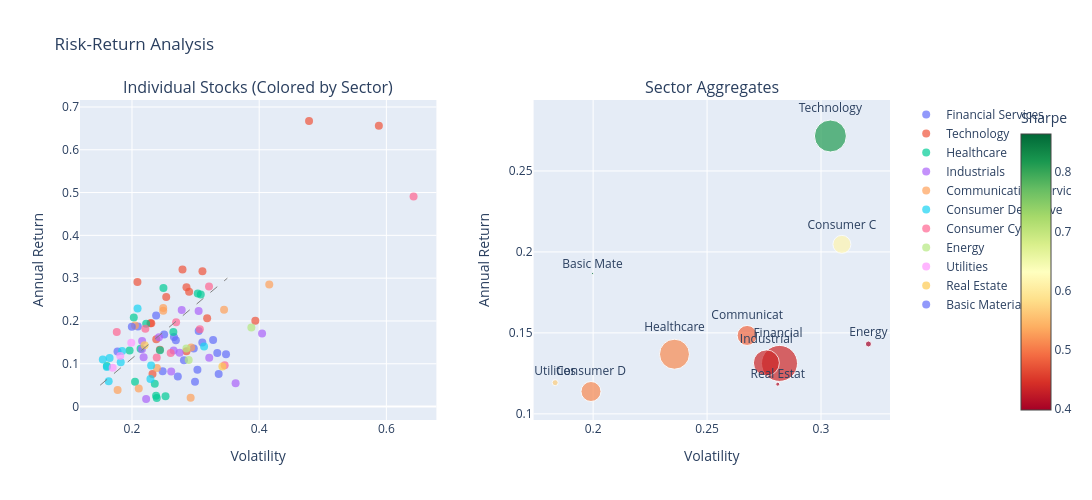

Source (notebook cell):
### Markdown cell above
### 4.4 Risk-Return Scatter

### Code cell
fig = make_subplots(
    rows=1, cols=2,
    subplot_titles=('Individual Stocks (Colored by Sector)', 'Sector Aggregates'),
    horizontal_spacing=0.12
)

# 1. Individual stocks scatter
for sector in sectors.keys():
    sector_stocks = sector_summary[sector_summary['Sector'] == sector]
    fig.add_trace(
        go.Scatter(
            x=sector_stocks['Annual Volatility'],
            y=sector_stocks['Annual Return'],
            mode='markers',
            name=sector[:20],  # Truncate long names
            marker=dict(size=8, opacity=0.7),
            text=sector_stocks['Ticker'],
            hovertemplate='%{text}<br>Return: %{y:.1%}<br>Vol: %{x:.1%}'
        ),
        row=1, col=1
    )

# 2. Sector-level scatter
fig.add_trace(
    go.Scatter(
        x=sector_performance['Volatility'],
        y=sector_performance['Return'],
        mode='markers+text',
        text=[s[:10] for s in sector_performance.index],
        textposition='top center',
        marker=dict(
            size=sector_performance['Count']*2,  # Size by number of stocks
            color=sector_performance['Sharpe'],
            colorscale='RdYlGn',
            showscale=True,
            colorbar=dict(title="Sharpe", x=1.15)
        ),
        showlegend=False,
        hovertemplate='%{text}<br>Return: %{y:.1%}<br>Vol: %{x:.1%}<br>Stocks: %{marker.size}'
    ),
    row=1, col=2
)

# Add efficient frontier reference line (approximation)
fig.add_shape(type="line", row=1, col=1,
    x0=0.15, y0=0.05, x1=0.35, y1=0.30,
    line=dict(color="gray", width=1, dash="dash")
)

fig.update_xaxes(title_text="Volatility", row=1, col=1)
fig.update_xaxes(title_text="Volatility", row=1, col=2)
fig.update_yaxes(title_text="Annual Return", row=1, col=1)
fig.update_yaxes(title_text="Annual Return", row=1, col=2)

fig.update_layout(height=500, width=1200, title_text="Risk-Return Analysis")
fig.show()

### Figure 1 — Plotly figure (JSON) as saved in the notebook; plotly's stock layout.template omitted (floating-point values rounded to 4 significant figures)
{"data": [{"hovertemplate": "%{text}<br>Return: %{y:.1%}<br>Vol: %{x:.1%}", "marker": {"opacity": 0.7, "size": 8}, "mode": "markers", "name": "Financial Services", "text": ["AIG", "AXP", "BAC", "BK", "BLK", "BRK-B", "C", "COF", "GS", "JPM", "MA", "MET", "MS", "PYPL", "SCHW", "USB", "V", "WFC"], "type": "scatter", "x": [0.3029, 0.269, 0.3106, 0.2482, 0.2659, 0.1772, 0.3363, 0.3341, 0.2971, 0.2506, 0.238, 0.2817, 0.3048, 0.3478, 0.3275, 0.2721, 0.2093, 0.2991], "xaxis": "x", "y": [0.08596, 0.1551, 0.1499, 0.08242, 0.1626, 0.1287, 0.07589, 0.1252, 0.1358, 0.1683, 0.2129, 0.1081, 0.1763, 0.1224, 0.1554, 0.07024, 0.1873, 0.05823], "yaxis": "y"}, {"hovertemplate": "%{text}<br>Return: %{y:.1%}<br>Vol: %{x:.1%}", "marker": {"opacity": 0.7, "size": 8}, "mode": "markers", "name": "Technology", "text": ["AAPL", "ACN", "ADBE", "AMD", "AVGO", "CRM", "CSCO", "IBM", "INTC", "INTU", "MSFT", "NOW", "NVDA", "ORCL", "QCOM", "TXN"], "type": "scatter", "x": [0.2898, 0.2303, 0.2857, 0.5882, 0.2794, 0.3182, 0.2438, 0.2323, 0.2857, 0.2538, 0.2085, 0.3108, 0.4784, 0.2382, 0.3939, 0.229], "xaxis": "x", "y": [0.2682, 0.1946, 0.279, 0.6564, 0.3202, 0.2061, 0.1329, 0.07634, 0.1291, 0.2558, 0.2908, 0.3162, 0.6672, 0.1574, 0.2003, 0.1948], "yaxis": "y"}, {"hovertemplate": "%{text}<br>Return: %{y:.1%}<br>Vol: %{x:.1%}", "marker": {"opacity": 0.7, "size": 8}, "mode": "markers", "name": "Healthcare", "text": ["ABBV", "ABT", "AMGN", "BMY", "CVS", "DHR", "GILD", "ISRG", "JNJ", "LLY", "MDT", "MRK", "PFE", "TMO", "UNH"], "type": "scatter", "x": [0.2651, 0.2135, 0.244, 0.2378, 0.2527, 0.3081, 0.2389, 0.3034, 0.1605, 0.2495, 0.2047, 0.1963, 0.2358, 0.2223, 0.2028], "xaxis": "x", "y": [0.1741, 0.1352, 0.1316, 0.02509, 0.02417, 0.2619, 0.02027, 0.2643, 0.09502, 0.2771, 0.05769, 0.1311, 0.05325, 0.1934, 0.2081], "yaxis": "y"}, {"hovertemplate": "%{text}<br>Return: %{y:.1%}<br>Vol: %{x:.1%}", "marker": {"opacity": 0.7, "size": 8}, "mode": "markers", "name": "Industrials", "text": ["BA", "CAT", "DE", "EMR", "FDX", "GD", "GE", "HON", "LMT", "MMM", "RTX", "UNP", "UPS"], "type": "scatter", "x": [0.4045, 0.3048, 0.2782, 0.2655, 0.3214, 0.2183, 0.3629, 0.2157, 0.2159, 0.2222, 0.2616, 0.2424, 0.2749], "xaxis": "x", "y": [0.1709, 0.2233, 0.2254, 0.1309, 0.114, 0.1155, 0.05427, 0.1337, 0.1534, 0.01766, 0.08217, 0.1622, 0.1257], "yaxis": "y"}, {"hovertemplate": "%{text}<br>Return: %{y:.1%}<br>Vol: %{x:.1%}", "marker": {"opacity": 0.7, "size": 8}, "mode": "markers", "name": "Communication Servic", "text": ["CHTR", "CMCSA", "DIS", "GOOG", "GOOGL", "META", "NFLX", "T", "TMUS", "VZ"], "type": "scatter", "x": [0.293, 0.2391, 0.2922, 0.2491, 0.2491, 0.3448, 0.4158, 0.2106, 0.2046, 0.1774], "xaxis": "x", "y": [0.138, 0.08989, 0.02033, 0.2302, 0.224, 0.2261, 0.2853, 0.04226, 0.1896, 0.0384], "yaxis": "y"}, {"hovertemplate": "%{text}<br>Return: %{y:.1%}<br>Vol: %{x:.1%}", "marker": {"opacity": 0.7, "size": 8}, "mode": "markers", "name": "Consumer Defensive", "text": ["CL", "COST", "KO", "MDLZ", "MO", "PEP", "PG", "PM", "TGT", "WMT"], "type": "scatter", "x": [0.1633, 0.2087, 0.1605, 0.1823, 0.229, 0.1541, 0.1648, 0.2301, 0.3133, 0.1845], "xaxis": "x", "y": [0.0591, 0.229, 0.09244, 0.1037, 0.06447, 0.11, 0.1133, 0.09569, 0.1406, 0.1296], "yaxis": "y"}, {"hovertemplate": "%{text}<br>Return: %{y:.1%}<br>Vol: %{x:.1%}", "marker": {"opacity": 0.7, "size": 8}, "mode": "markers", "name": "Consumer Cyclical", "text": ["AMZN", "BKNG", "GM", "HD", "LOW", "MCD", "NKE", "SBUX", "TSLA"], "type": "scatter", "x": [0.3211, 0.3067, 0.3458, 0.221, 0.2694, 0.1761, 0.2608, 0.2389, 0.6428], "xaxis": "x", "y": [0.2803, 0.1808, 0.09629, 0.182, 0.1971, 0.1743, 0.1253, 0.1148, 0.4909], "yaxis": "y"}, {"hovertemplate": "%{text}<br>Return: %{y:.1%}<br>Vol: %{x:.1%}", "marker": {"opacity": 0.7, "size": 8}, "mode": "markers", "name": "Energy", "text": ["COP", "CVX", "XOM"], "type": "scatter", "x": [0.3877, 0.2856, 0.2892], "xaxis": "x", "y": [0.1847, 0.1357, 0.109], "yaxis": "y"}, {"hovertemplate": "%{text}<br>Return: %{y:.1%}<br>Vol: %{x:.1%}", "marker": {"opacity": 0.7, "size": 8}, "mode": "markers", "name": "Utilities", "text": ["DUK", "NEE", "SO"], "type": "scatter", "x": [0.1696, 0.1989, 0.1816], "xaxis": "x", "y": [0.09039, 0.1493, 0.1181], "yaxis": "y"}, {"hovertemplate": "%{text}<br>Return: %{y:.1%}<br>Vol: %{x:.1%}", "marker": {"opacity": 0.7, "size": 8}, "mode": "markers", "name": "Real Estate", "text": ["AMT", "SPG"], "type": "scatter", "x": [0.2199, 0.3421], "xaxis": "x", "y": [0.1431, 0.09352], "yaxis": "y"}, {"hovertemplate": "%{text}<br>Return: %{y:.1%}<br>Vol: %{x:.1%}", "marker": {"opacity": 0.7, "size": 8}, "mode": "markers", "name": "Basic Materials", "text": ["LIN"], "type": "scatter", "x": [0.1997], "xaxis": "x", "y": [0.1867], "yaxis": "y"}, {"hovertemplate": "%{text}<br>Return: %{y:.1%}<br>Vol: %{x:.1%}<br>Stocks: %{marker.size}", "marker": {"color": [0.8645, 0.8138, 0.6169, 0.5679, 0.513, 0.5118, 0.487, 0.4362, 0.4351, 0.4097, 0.3983], "colorbar": {"title": {"text": "Sharpe"}, "x": 1.15, "y": 0.5}, "colorscale": [[0, "rgb(165,0,38)"], [0.1, "rgb(215,48,39)"], [0.2, "rgb(244,109,67)"], [0.3, "rgb(253,174,97)"], [0.4, "rgb(254,224,139)"], [0.5, "rgb(255,255,191)"], [0.6, "rgb(217,239,139)"], [0.7, "rgb(166,217,106)"], [0.8, "rgb(102,189,99)"], [0.9, "rgb(26,152,80)"], [1, "rgb(0,104,55)"]], "showscale": true, "size": [2, 32, 18, 6, 30, 20, 20, 36, 26, 4, 6]}, "mode": "markers+text", "showlegend": false, "text": ["Basic Mate", "Technology", "Consumer C", "Utilities", "Healthcare", "Consumer D", "Communicat", "Financial ", "Industrial", "Real Estat", "Energy"], "textposition": "top center", "type": "scatter", "x": [0.1997, 0.3041, 0.3092, 0.1833, 0.2357, 0.1991, 0.2676, 0.2818, 0.276, 0.281, 0.3208], "xaxis": "x2", "y": [0.1867, 0.2716, 0.2047, 0.1193, 0.1368, 0.1138, 0.1484, 0.1311, 0.1315, 0.1183, 0.1431], "yaxis": "y2"}], "layout": {"annotations": [{"font": {"size": 16}, "showarrow": false, "text": "Individual Stocks (Colored by Sector)", "x": 0.22, "xanchor": "center", "xref": "paper", "y": 1, "yanchor": "bottom", "yref": "paper"}, {"font": {"size": 16}, "showarrow": false, "text": "Sector Aggregates", "x": 0.78, "xanchor": "center", "xref": "paper", "y": 1, "yanchor": "bottom", "yref": "paper"}], "height": 500, "shapes": [{"line": {"color": "gray", "dash": "dash", "width": 1}, "type": "line", "x0": 0.15, "x1": 0.35, "xref": "x", "y0": 0.05, "y1": 0.3, "yref": "y"}], "title": {"text": "Risk-Return Analysis"}, "width": 1200, "xaxis": {"anchor": "y", "autorange": true, "domain": [0, 0.44], "range": [0.1192, 0.6777], "title": {"text": "Volatility"}, "type": "linear"}, "xaxis2": {"anchor": "y2", "autorange": true, "domain": [0.56, 1], "range": [0.1741, 0.3301], "title": {"text": "Volatility"}, "type": "linear"}, "yaxis": {"anchor": "x", "autorange": true, "domain": [0, 1], "range": [-0.0314, 0.7163], "title": {"text": "Annual Return"}, "type": "linear"}, "yaxis2": {"anchor": "x2", "autorange": true, "domain": [0, 1], "range": [0.09619, 0.2938], "title": {"text": "Annual Return"}, "type": "linear"}}}
